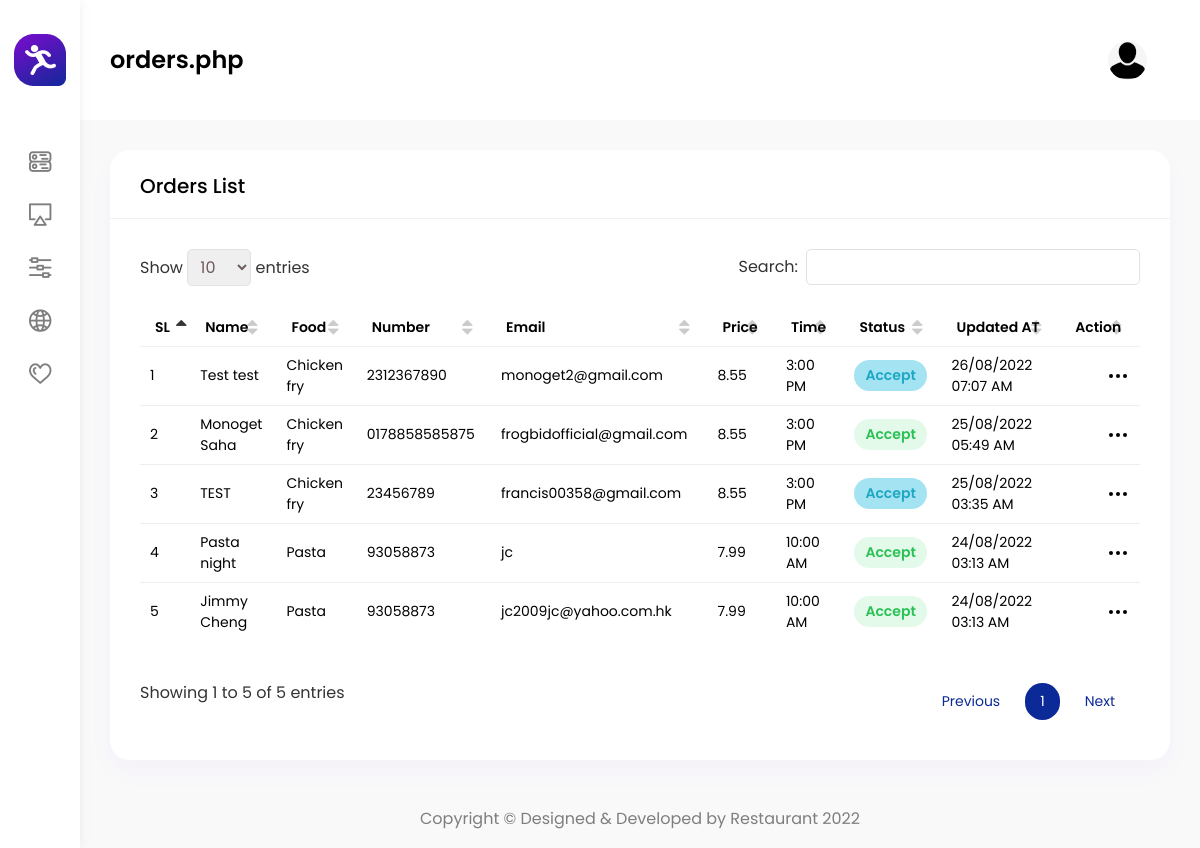
The app's page /admin/orders.php, older data.
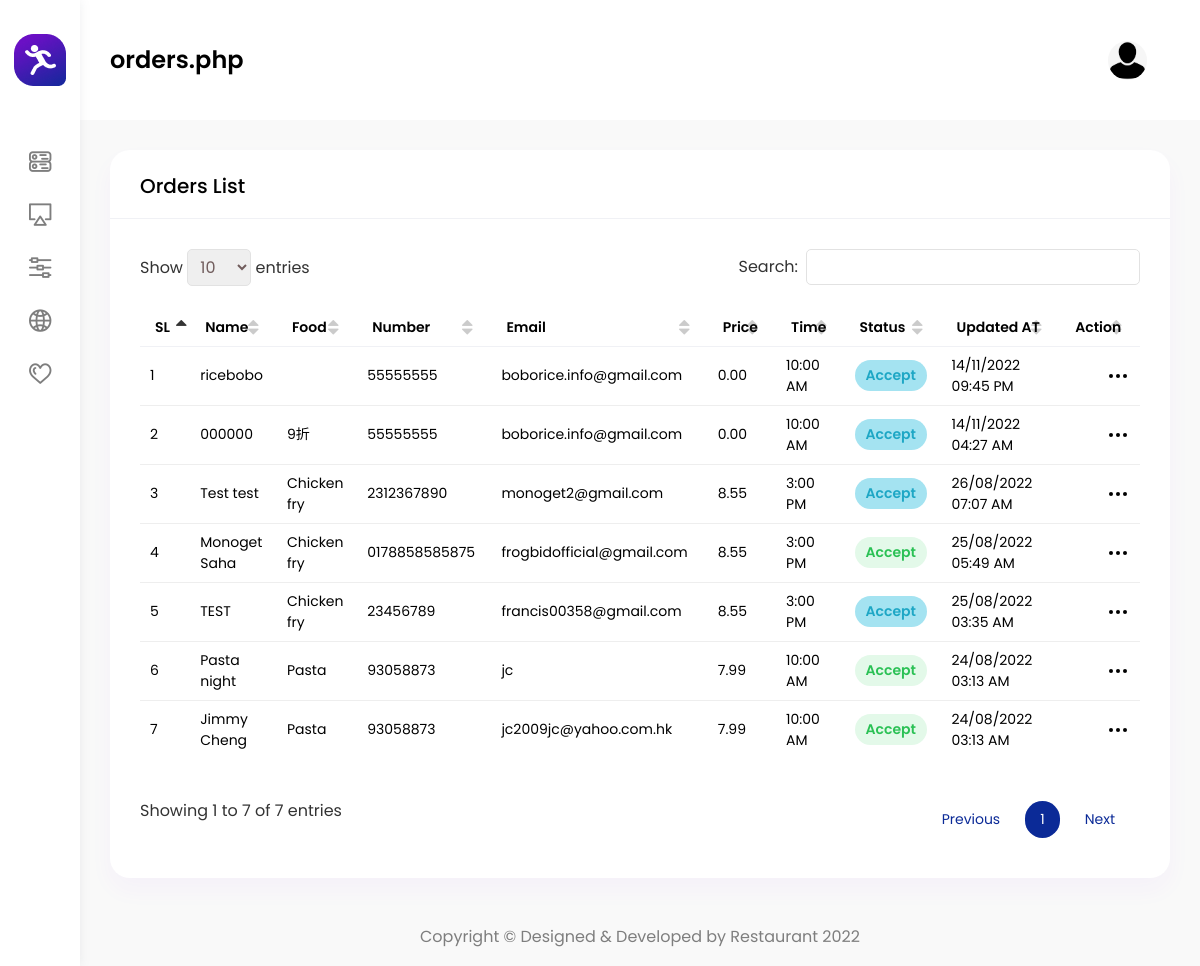
The same page, newer data.
### tables this page shows
CREATE TABLE `order_detail` (
  `id` int(11) NOT NULL,
  `name` varchar(100) NOT NULL,
  `restaurant` varchar(100) NOT NULL,
  `food` varchar(100) NOT NULL,
  `code` varchar(8) NOT NULL,
  `date` varchar(20) NOT NULL,
  `time` varchar(20) NOT NULL,
  `seat_number` varchar(20) NOT NULL,
  `number` varchar(20) NOT NULL,
  `email` varchar(100) NOT NULL,
  `price` double(10,2) NOT NULL,
  `occasion` varchar(150) NOT NULL,
  `alergies` varchar(150) NOT NULL,
  `status` int(11) NOT NULL DEFAULT 0,
  `inserted_at` datetime NOT NULL,
  `updated_at` timestamp NOT NULL DEFAULT current_timestamp() ON UPDATE current_timestamp()
);

### admin/includes/dbController.php (called while the page is built, shortened)
<?php
class DBController {
    private $host = "localhost";
    private $user = "root";
    private $password = "";
    private $database = "restaurents";
    private $conn;
    function __construct() {
        $this->conn = $this->connectDB();
    }
    function connectDB() {
        $conn = mysqli_connect($this->host,$this->user,$this->password,$this->database);
        return $conn;
    }
    function runQuery($query) {
        $result = mysqli_query($this->conn,$query);
        while($row=mysqli_fetch_assoc($result)) {
            $resultset[] = $row;
        }
        if(!empty($resultset))
            return $resultset;
    }
    function numRows($query) {
        $result  = mysqli_query($this->conn,$query);
        $rowcount = mysqli_num_rows($result);
        return $rowcount;
    }
}

### admin/session.php (called while the page is built, shortened)
<?php
require_once("includes/dbController.php");
$db_handle = new DBController();
require_once("includes/send_report.php");

### admin/includes/send_report.php (called while the page is built, shortened)
<?php
$daily_report = $db_handle->runQuery("SELECT * FROM `daily_report` order by id desc");
$monthly_report = $db_handle->runQuery("SELECT * FROM `monthly_report` order by id desc");

### admin/orders.php (the view, shortened to what this page needs)
<?php require_once('session.php') ?>
<!DOCTYPE html>
<html lang="en">
<head>
    <?php require_once ('includes/css.php')?>
</head>
<body>
<div id="main-wrapper">
    <?php require_once ('includes/logoDetails.php')?>
    <?php require_once ('includes/header.php')?>
    <?php require_once ('includes/sidebar.php')?>
    <div class="content-body">
        <div class="container-fluid">
            <div class="row">
                <div class="col-xl-12 col-xxl-12">
                    <div class="row">
                        <div class="col-12">
                            <div class="card">
                                <div class="card-header">
                                    <h4 class="card-title">Orders List</h4>
                                </div>
                                <div class="card-body">
                                    <div class="table-responsive">
                                        <table id="example" class="display min-w850">
                                            <thead>
                                            <tr>
                                                <th>SL</th>
                                                <th>Name</th>
                                                <th>Food</th>
                                                <th>Number</th>
                                                <th>Email</th>
                                                <th>Price</th>
                                                <th>Time</th>
                                                <th>Status</th>
                                                <th>Updated AT</th>
                                                <th>Action</th>
                                            </tr>
                                            </thead>
                                            <tbody>
                                            <?php
                                            $order_data = $db_handle->runQuery("SELECT * FROM order_detail order by id desc");
                                            $row_count = $db_handle->numRows("SELECT * FROM order_detail order by id desc");
                                            for ($i = 0; $i < $row_count; $i++) {
                                                ?>
                                                <tr>
                                                    <td><?php echo $i+1; ?></td>
                                                    <td><?php echo $order_data[$i]["name"]; ?></td>
                                                    <td><?php echo $order_data[$i]["food"]; ?></td>
                                                    <td><?php echo $order_data[$i]["number"]; ?></td>
                                                    <td><?php echo $order_data[$i]["email"]; ?></td>
                                                    <td><?php echo $order_data[$i]["price"]; ?></td>
                                                    <td><?php echo $order_data[$i]["time"]; ?></td>
                                                    <td>
                                                        <?php
                                                        if ($order_data[$i]["status"] == 0) {
                                                            ?>
                                                            <span class="badge light badge-info">Accept</span>
                                                            <?php
                                                        } else if ($order_data[$i]["status"] == 1) {
                                                            ?>
                                                            <span class="badge light badge-success">Accept</span>
                                                            <?php
                                                        } else if ($order_data[$i]["status"] == 2) {
                                                            ?>
                                                            <span class="badge light badge-success">Not Accept</span>
                                                            <?php
                                                        }
                                                        ?>
                                                    </td>
                                                    <td>
                                                        <?php
                                                        $datetime = new DateTime($order_data[$i]["updated_at"]);
                                                        $la_time = new DateTimeZone('America/New_York');
                                                        $datetime->setTimezone($la_time);
                                                        echo $datetime->format('d/m/Y h:i A'); ?>
                                                    </td>
                                                    <td>
                                                        <div class="dropdown ml-auto text-right">
                                                            <div class="btn-link" data-toggle="dropdown">
                                                            </div>
                                                        </div>
                                                    </td>
                                                </tr>
                                                <?php
                                            }
                                            ?>
                                            </tbody>
                                        </table>
                                    </div>
                                </div>
                            </div>
                        </div>
                    </div>
                </div>
            </div>
        </div>
    </div>
    <?php require_once ('includes/footer.php')?>
</div>
</body>
</html>

### admin/includes/css.php (shortened to what this page needs)
<link href="vendor/bootstrap-select/dist/css/bootstrap-select.min.css" rel="stylesheet">
<link href="vendor/datatables/css/jquery.dataTables.min.css" rel="stylesheet">
<link href="css/style.css" rel="stylesheet">
<link rel="stylesheet" href="css/bootstrap-tagsinput.css"/>
<link href="vendor/toastr/css/toastr.min.css" rel="stylesheet" type="text/css"/>

### admin/includes/logoDetails.php (shortened to what this page needs)
<div class="nav-header">
    <a href="index.html" class="brand-logo">
        <img class="logo-abbr" src="images/logo.png" alt="">
    </a>
</div>

### admin/includes/header.php (shortened to what this page needs)
<div class="header">
    <div class="header-content">
        <nav class="navbar navbar-expand">
            <div class="collapse navbar-collapse justify-content-between">
                <div class="header-left">
                    <div class="dashboard_bar">
                        <?php
                        $url = $_SERVER['REQUEST_URI'];
                        $pos = strrpos($url, '/');
                        $id = $pos === false ? $url : substr($url, $pos + 1);
                        $string = str_replace("-", " ", $id);
                        echo strtok($string, '?');
                        ?>
                    </div>
                </div>
                <ul class="navbar-nav header-right">
                    <li class="nav-item dropdown header-profile">
                        <a class="nav-link" href="javascript:void(0)" role="button" data-toggle="dropdown">
                            <img src="images/profile/17.png" width="20" alt=""/>
                        </a>
                    </li>
                </ul>
            </div>
        </nav>
    </div>
</div>

### admin/includes/sidebar.php (shortened to what this page needs)
<div class="deznav">
    <div class="deznav-scroll">
        <ul class="metismenu" id="menu">
            <li><a class="has-arrow ai-icon" href="javascript:void(0)" aria-expanded="false">
                    <i class="flaticon-381-networking"></i>
                </a>
            </li>
            <li><a class="has-arrow ai-icon" href="javascript:void(0)" aria-expanded="false">
                    <i class="flaticon-381-television"></i>
                </a>
            </li>
            <li><a class="has-arrow ai-icon" href="javascript:void(0)" aria-expanded="false">
                    <i class="flaticon-381-controls-3"></i>
                </a>
            </li>
            <li><a class="has-arrow ai-icon" href="javascript:void(0)" aria-expanded="false">
                    <i class="flaticon-381-internet"></i>
                </a>
            </li>
            <li><a class="has-arrow ai-icon" href="javascript:void(0)" aria-expanded="false">
                    <i class="flaticon-381-heart"></i>
                </a>
            </li>
        </ul>
    </div>
</div>

### admin/includes/footer.php
<div class="footer">
    <div class="copyright">
        <p>Copyright © Designed &amp; Developed by Restaurant 2022</p>
    </div>
</div>

Row changes from the older to the newer data that the page shows:
added order_detail: name "ricebobo", number "55555555", email "boborice.info@gmail.com", price "0.00", time "10:00 AM", status "Accept", updated_at "14/11/2022 09:45 PM"
added order_detail: name "000000", food "9折", number "55555555", email "boborice.info@gmail.com", price "0.00", time "10:00 AM", status "Accept", updated_at "14/11/2022 04:27 AM"
Text that changed along with them:
text written by a page script: "Show entries Search: Showing 1 to 5 of 5 entries Previous 1 Next" → "Show entries Search: Showing 1 to 7 of 7 entries Previous 1 Next"
